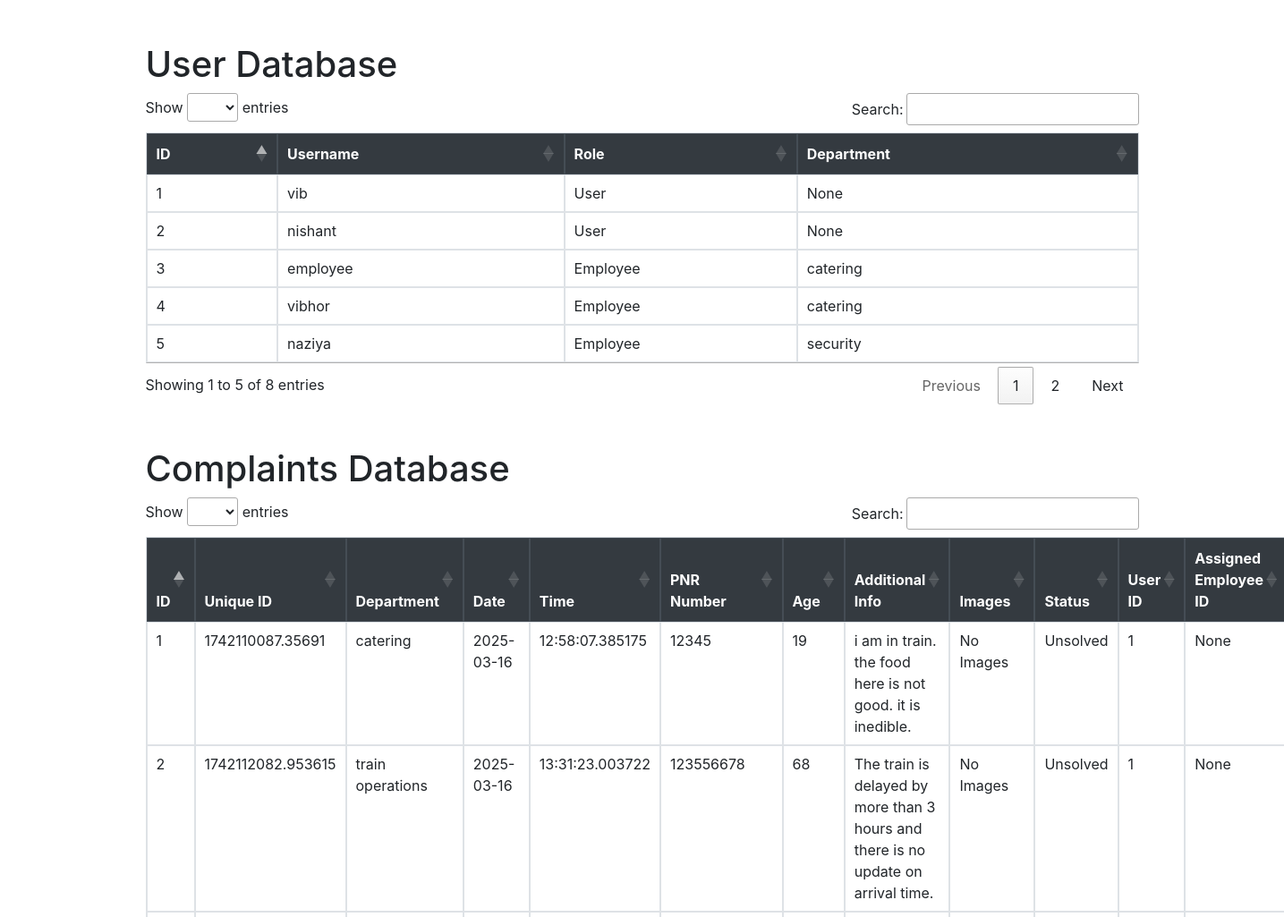
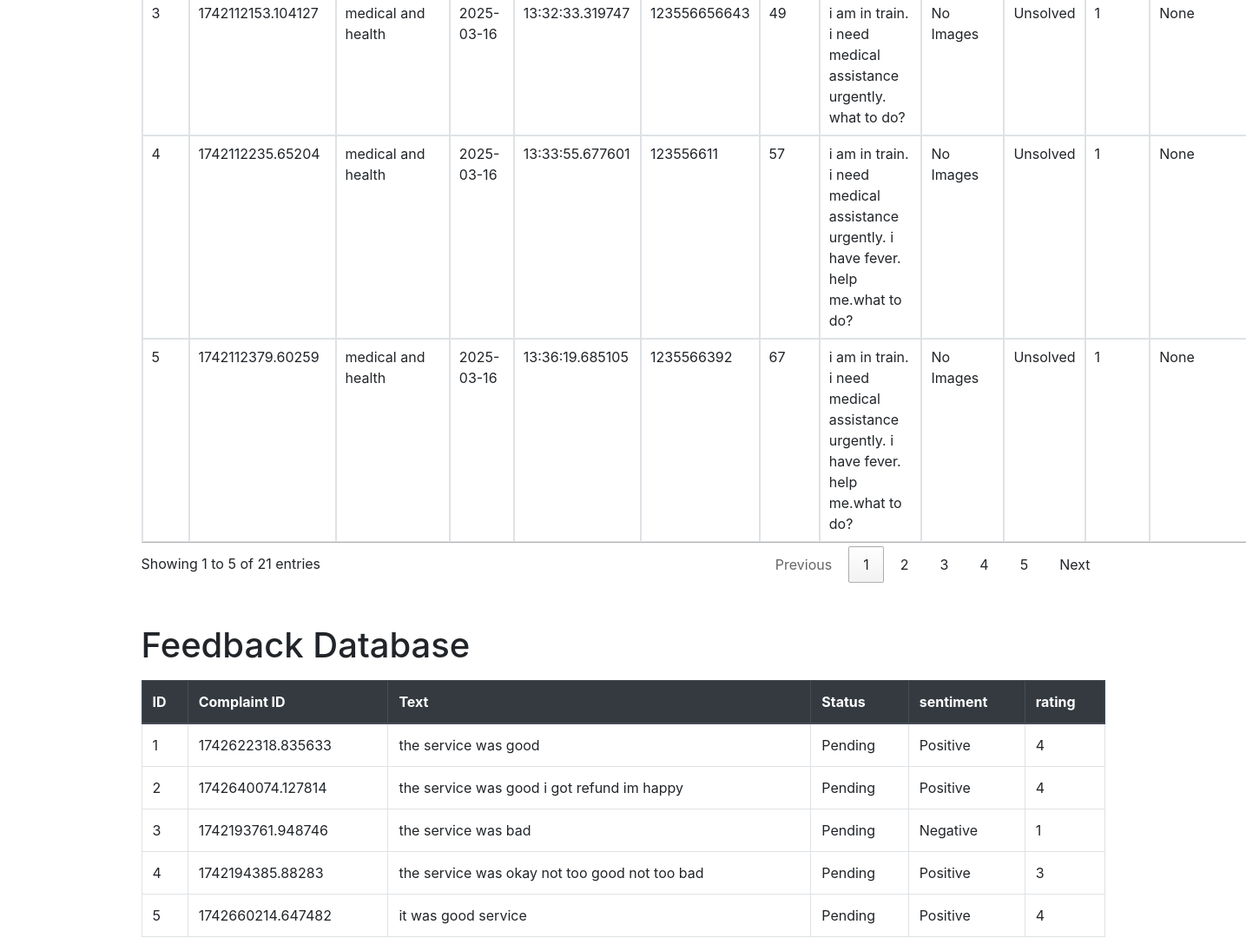
Screenshot of /view_database with the database file from the repository (2 pictures, top to bottom).
### models.py (models this page shows, shortened)
class User(db.Model, UserMixin):  # Inherit UserMixin for login functionality
    __tablename__ = 'user'
    id = db.Column(db.Integer, primary_key=True)
    username = db.Column(db.String(150), unique=True, nullable=False)
    password = db.Column(db.String(150), nullable=False)
    role = db.Column(db.String(50), nullable=False)  # e.g., 'user', 'admin', 'employee'
    department = db.Column(db.String(100), nullable=True)  # Specify the department for admins
    complaints = relationship('Complaint', back_populates='user', foreign_keys='Complaint.user_id')
    assigned_complaints = relationship('Complaint', back_populates='assigned_employee', foreign_keys='Complaint.assigned_employee_id')

class Complaint(db.Model):
    __tablename__ = 'complaint'
    id = db.Column(db.Integer, primary_key=True)
    unique_id = db.Column(db.String, unique=True, nullable=False)
    department = db.Column(db.String, nullable=False)
    date = db.Column(db.Date, nullable=False)
    time = db.Column(db.Time, nullable=False)
    pnr_no = db.Column(db.String, nullable=False)
    age = db.Column(db.Integer, nullable=False)
    additional_info = db.Column(db.Text, nullable=True)
    images = db.Column(db.String, nullable=True)
    status = db.Column(db.String(20), default='Unsolved')
    urgency = db.Column(db.Integer, default=0)
    user_id = db.Column(db.Integer, ForeignKey('user.id'), nullable=False)
    assigned_employee_id = db.Column(db.Integer, db.ForeignKey('user.id'), nullable=True)
    user = relationship('User', back_populates='complaints', foreign_keys=[user_id])
    assigned_employee = relationship('User', back_populates='assigned_complaints', foreign_keys=[assigned_employee_id])
    feedbacks = db.relationship('Feedback', back_populates='complaint', lazy='dynamic')

class Feedback(db.Model):
    __tablename__ = 'feedbacks'
    id = db.Column(db.Integer, primary_key=True)
    complaint_id = db.Column(db.Integer, db.ForeignKey('complaint.id'), nullable=False)
    feedback_text = db.Column(db.Text, nullable=False)  # Changed to Text for longer feedback
    status = db.Column(db.String(20), default='Pending')
    sentiment = db.Column(db.String(50), nullable=True)
    rating = db.Column(db.Integer, nullable=True)
    created_at = db.Column(db.DateTime, default=datetime.utcnow)
    complaint = relationship('Complaint', back_populates='feedbacks')

### app.py (the view)
@app.route('/view_database')
def view_database():
    users = User.query.all()  # Fetch all users from the User table
    complaints = Complaint.query.all()  # Fetch all complaints from the Complaint table
    feedbacks = Feedback.query.all()
    return render_template('database.html', users=users, complaints=complaints, feedbacks=feedbacks)

### app.py (called while the page is built)
@app.context_processor
def inject_user():
    return dict(current_user=current_user)

### templates/database.html (shortened to what this page needs)
<!DOCTYPE html>
<html lang="en">
<head>
    <link rel="stylesheet" href="https://stackpath.bootstrapcdn.com/bootstrap/4.5.2/css/bootstrap.min.css">
    <link rel="stylesheet" href="https://cdn.datatables.net/1.13.1/css/jquery.dataTables.min.css">
</head>
<body>
    <div class="container">
        <h1 class="mt-5">User Database</h1>
        <table id="userTable" class="table table-bordered table-hover mt-3">
            <thead class="thead-dark">
                <tr>
                    <th>ID</th>
                    <th>Username</th>
                    <th>Role</th>
                    <th>Department</th>
                </tr>
            </thead>
            <tbody>
                {% for user in users %}
                <tr>
                    <td>{{ user.id }}</td>
                    <td>{{ user.username }}</td>
                    <td>{{ user.role }}</td>
                    <td>{{ user.department }}</td>
                </tr>
                {% endfor %}
            </tbody>
        </table>
        <h1 class="mt-5">Complaints Database</h1>
        <table id="complaintTable" class="table table-bordered table-hover mt-3">
            <thead class="thead-dark">
                <tr>
                    <th>ID</th>
                    <th>Unique ID</th>
                    <th>Department</th>
                    <th>Date</th>
                    <th>Time</th>
                    <th>PNR Number</th>
                    <th>Age</th>
                    <th>Additional Info</th>
                    <th>Images</th>
                    <th>Status</th>
                    <th>User ID</th>
                    <th>Assigned Employee ID</th>
                </tr>
            </thead>
            <tbody>
                {% for complaint in complaints %}
                <tr>
                    <td>{{ complaint.id }}</td>
                    <td>{{ complaint.unique_id }}</td>
                    <td>{{ complaint.department }}</td>
                    <td>{{ complaint.date }}</td>
                    <td>{{ complaint.time }}</td>
                    <td>{{ complaint.pnr_no }}</td>
                    <td>{{ complaint.age }}</td>
                    <td>{{ complaint.additional_info }}</td>
                    <td>
                        {% if complaint.images %}
                            <a href="{{ url_for('static', filename='uploads/' + complaint.images) }}" target="_blank">View Images</a>
                        {% else %}
                            No Images
                        {% endif %}
                    </td>
                    <td>{{ complaint.status }}</td>
                    <td>{{ complaint.user_id }}</td>
                    <td>{{ complaint.assigned_employee_id }}</td>
                </tr>
                {% endfor %}
            </tbody>
        </table>
        <h1 class="mt-5">Feedback Database</h1>
        <table id="feedbackTable" class="table table-bordered table-hover mt-3">
            <thead class="thead-dark">
                <tr>
                    <th>ID</th>
                    <th>Complaint ID</th>
                    <th>Text</th>
                    <th>Status</th>
                    <th>sentiment</th>
                    <th>rating</th>
                </tr>
            </thead>
            <tbody>
                {% for feedback in feedbacks %}
                <tr>
                    <td>{{ feedback.id }}</td>
                    <td>{{ feedback.complaint.unique_id }}</td>
                    <td>{{ feedback.feedback_text }}</td>
                    <td>{{ feedback.status }}</td>
                    <td>{{ feedback.sentiment }}</td>
                    <td>{{ feedback.rating }}</td>
                </tr>
                {% endfor %}
            </tbody>
        </table>
    </div>
</body>
</html>

### rows the page displays
User: id "1", username "vib", role "User", department "None"
User: id "2", username "nishant", role "User", department "None"
User: id "3", username "employee", role "Employee", department "catering"
User: id "4", username "vibhor", role "Employee", department "catering"
User: id "5", username "naziya", role "Employee", department "security"
Complaint: id "1", unique_id "1742110087.35691", department "catering", date "2025-03-16", time "12:58:07.385175", pnr_no "12345", age "19", additional_info "i am in train. the food here is not good. it is inedible.", images "No Images", status "Unsolved", user_id "1", assigned_employee_id "None"
Complaint: id "2", unique_id "1742112082.953615", department "train operations", date "2025-03-16", time "13:31:23.003722", pnr_no "123556678", age "68", additional_info "The train is delayed by more than 3 hours and there is no update on arrival time.", images "No Images", status "Unsolved", user_id "1", assigned_employee_id "None"
Complaint: id "3", unique_id "1742112153.104127", department "medical and health", date "2025-03-16", time "13:32:33.319747", pnr_no "123556656643", age "49", additional_info "i am in train. i need medical assistance urgently. what to do?", images "No Images", status "Unsolved", user_id "1", assigned_employee_id "None"
Complaint: id "4", unique_id "1742112235.65204", department "medical and health", date "2025-03-16", time "13:33:55.677601", pnr_no "123556611", age "57", additional_info "i am in train. i need medical assistance urgently. i have fever. help me.what to do?", images "No Images", status "Unsolved", user_id "1", assigned_employee_id "None"
Complaint: id "5", unique_id "1742112379.60259", department "medical and health", date "2025-03-16", time "13:36:19.685105", pnr_no "1235566392", age "67", additional_info "i am in train. i need medical assistance urgently. i have fever. help me.what to do?", images "No Images", status "Unsolved", user_id "1", assigned_employee_id "None"
Feedback: id "1", complaint.unique_id "1742622318.835633", feedback_text "the service was good", status "Pending", sentiment "Positive", rating "4"
Feedback: id "2", complaint.unique_id "1742640074.127814", feedback_text "the service was good i got refund im happy", status "Pending", sentiment "Positive", rating "4"
Feedback: id "3", complaint.unique_id "1742193761.948746", feedback_text "the service was bad", status "Pending", sentiment "Negative", rating "1"
Feedback: id "4", complaint.unique_id "1742194385.88283", feedback_text "the service was okay not too good not too bad", status "Pending", sentiment "Positive", rating "3"
Feedback: id "5", complaint.unique_id "1742660214.647482", feedback_text "it was good service", status "Pending", sentiment "Positive", rating "4"
